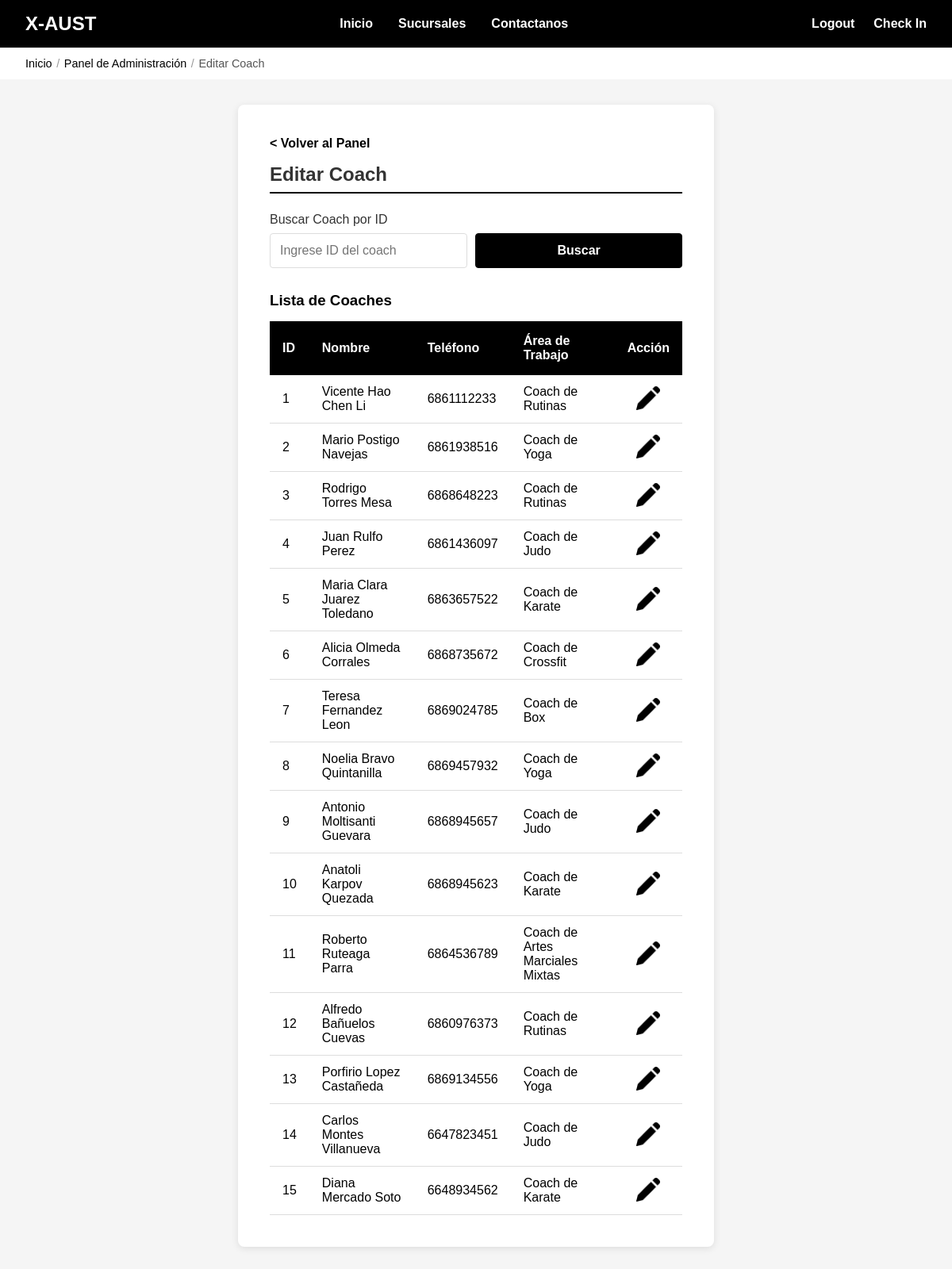
Page /admin/editarCoach.php on the committed database.
### tables this page shows
CREATE TABLE `Coach` (
  `idCoach` int NOT NULL AUTO_INCREMENT,
  `Nombres` varchar(100) NOT NULL,
  `Apellidos` varchar(100) NOT NULL,
  `Telefono` varchar(20) DEFAULT NULL,
  `areadeTrabajo` varchar(100) DEFAULT NULL,
  `Salario` decimal(10,2) DEFAULT NULL,
  `FechadeInicio` date NOT NULL,
  PRIMARY KEY (`idCoach`)
);

### admin/editarCoach.php (the view, shortened to what this page needs)
<?php
include '../conexion.php';
$con = mysqli_connect($host, $user, $pw, $db);
$coach = null;
$urlVolver = 'index.php';
$textoVolver = '< Volver al Panel';
$columnaOrdenar = isset($_GET['ordenar']) ? $_GET['ordenar'] : 'idCoach';
$ordenSQL = "ORDER BY " . $columnaOrdenar;
$coaches = mysqli_query($con, "SELECT idCoach, Nombres, Apellidos, Telefono, areadeTrabajo, Salario, FechadeInicio
                                FROM Coach
                                " . $ordenSQL);
?>
<!DOCTYPE html>
<html lang="es">
<head>
    <link href="../css/style.css" rel="stylesheet" />
    <link href="../css/admin.css" rel="stylesheet" />
</head>
<body>
    <header class="header-admin">
        <div class="nav-logo">
            <a href="index.php">X-AUST</a>
        </div>
        <ul class="nav-menu">
            <li><a href="../main/index.html">Inicio</a></li>
            <li><a href="../main/sucursales.html">Sucursales</a></li>
            <li><a href="../main/contactanos.html">Contactanos</a></li>
        </ul>
        <ul class="nav-acciones">
            <li><a href="../main/login.html">Logout</a></li>
            <li><a href="../main/checkIn.php">Check In</a></li>
        </ul>
    </header>
    <nav class="breadcrumb">
        <a href="../main/login.html">Inicio</a>
        <span class="breadcrumb-separator">/</span>
        <a href="index.php">Panel de Administración</a>
        <span class="breadcrumb-separator">/</span>
        <span>Editar Coach</span>
    </nav>
    <main class="form-container">
        <div class="form-wrapper">
            <a href="<?php echo htmlspecialchars($urlVolver); ?>" class="back-link"><?php echo htmlspecialchars($textoVolver); ?></a>
            <h2>Editar Coach</h2>
            <?php if (!$coach): ?>
                <div class="form-group">
                    <label for="buscar_coach">Buscar Coach por ID</label>
                    <form method="GET" style="display: flex; gap: 10px;">
                        <input type="number" id="buscar_coach" name="id" placeholder="Ingrese ID del coach" required min="1">
                        <button type="submit" class="btn-submit">Buscar</button>
                    </form>
                </div>
                <div style="margin-top: 30px;">
                    <h3>Lista de Coaches</h3>
                    <?php if ($coaches && mysqli_num_rows($coaches) > 0): ?>
                        <table style="width: 100%; margin-top: 15px;">
                            <thead>
                                <tr>
                                    <th data-columna="idCoach">ID</th>
                                    <th data-columna="Nombres">Nombre</th>
                                    <th data-columna="Telefono">Teléfono</th>
                                    <th data-columna="areadeTrabajo">Área de Trabajo</th>
                                    <th>Acción</th>
                                </tr>
                            </thead>
                            <tbody>
                                <?php while($c = mysqli_fetch_assoc($coaches)): ?>
                                    <tr>
                                        <td><?php echo htmlspecialchars($c['idCoach']); ?></td>
                                        <td><?php echo htmlspecialchars($c['Nombres'] . ' ' . $c['Apellidos']); ?></td>
                                        <td><?php echo htmlspecialchars($c['Telefono']); ?></td>
                                        <td><?php echo htmlspecialchars($c['areadeTrabajo']); ?></td>
                                        <td class="tabla-acciones">
                                            <a href="?id=<?php echo $c['idCoach']; ?>&from=editarCoach" class="table-icon-btn-lg">
                                                <img src="../assets/editar.png" alt="Editar coach" class="table-icon-icon-lg">
                                            </a>
                                        </td>
                                    </tr>
                                <?php endwhile; ?>
                            </tbody>
                        </table>
                    <?php else: ?>
                        <p>No hay coaches registrados.</p>
                    <?php endif; ?>
                </div>
            <?php endif; ?>
        </div>
    </main>
</body>
</html>

### css/style.css (style rules this page uses)
* { margin: 0; padding: 0; box-sizing: border-box; }
body { font-family: Arial, sans-serif; }
header { color: #FFFFFF; display: flex; align-items: center; justify-content: space-between; padding: 1rem 2rem; width: 100%; }
header.header-admin { background-color: #000000; }
.nav-logo { flex: 0 0 auto; }
.nav-logo a { color: #FFFFFF; text-decoration: none; font-size: 1.5rem; font-weight: bold; }
.nav-menu { display: flex; list-style: none; gap: 2rem; flex: 1; justify-content: center; align-items: center; }
.nav-menu li { text-decoration: none; color: #FFFFFF; cursor: pointer; transition: all 0.3s ease; font-weight: bold; }
.nav-menu a { color: inherit; text-decoration: none; }
.nav-acciones { display: flex; list-style: none; gap: 1.5rem; flex: 0 0 auto; align-items: center; }
.nav-acciones li { text-decoration: none; color: #FFFFFF; cursor: pointer; transition: all 0.3s ease; font-weight: bold; }
.nav-acciones li a { text-decoration: none; color: inherit; }
.btn-accion, .btn-secundario, .btn-contorno, .btn-submit, .btn-eliminar { display: inline-block; padding: 0.75rem 1.4rem; border-radius: 4px; font-weight: 700; text-decoration: none; transition: all 0.3s ease; text-align: center; cursor: pointer; font-family: inherit; border: 1px solid transparent; font-size: 1rem; }
.breadcrumb { margin: 0; padding: 0.75rem 2rem; font-size: 0.9rem; color: #555555; display: flex; align-items: center; flex-wrap: wrap; }
.breadcrumb a { color: #000000; text-decoration: none; font-weight: 500; }
.breadcrumb-separator { margin: 0 0.35rem; color: #999999; }
.back-link { display: inline-block; margin-bottom: 1rem; color: #000000; text-decoration: none; font-weight: bold; }
table { width: 100%; border-collapse: collapse; margin-top: 1rem; }
table thead tr { background-color: #000000; color: #FFFFFF; }
table th { padding: 1rem; text-align: left; font-weight: bold; }
table td { padding: 0.75rem 1rem; border-bottom: 1px solid #ddd; }
.form-container { min-height: calc(100vh - 80px); padding: 2rem; background-color: #f5f5f5; }
.form-wrapper { background-color: #FFFFFF; padding: 2.5rem; border-radius: 8px; box-shadow: 0 2px 10px rgba(0, 0, 0, 0.1); max-width: 600px; margin: 0 auto; }
.form-wrapper h2 { margin-top: 0; margin-bottom: 1.5rem; color: #333; border-bottom: 2px solid #000000; padding-bottom: 0.5rem; }
.form-group { margin-bottom: 1.5rem; }
.form-group label { display: block; margin-bottom: 0.5rem; color: #333; font-weight: 500; }
.form-group input, .form-group select, .form-group textarea { width: 100%; padding: 0.75rem; border: 1px solid #ddd; border-radius: 4px; font-size: 1rem; transition: border-color 0.3s ease; font-family: inherit; }
.btn-submit { background-color: #000000; color: #FFFFFF; border-color: #000000; width: 100%; }

### css/admin.css (style rules this page uses)
.tabla-acciones { text-align: center; }
.table-icon-btn-lg { width: 30px; height: 30px; padding: 0; font-size: 12px; display: inline-flex; align-items: center; justify-content: center; margin: 2px; background-color: transparent; color: inherit; border-radius: 4px; }
.table-icon-icon-lg { width: 30px !important; height: 30px !important; }

### rows in the picture
coach: idCoach "1", Nombres+Apellidos "Vicente Hao Chen Li", Telefono "6861112233", areadeTrabajo "Coach de Rutinas"
coach: idCoach "2", Nombres+Apellidos "Mario Postigo Navejas", Telefono "6861938516", areadeTrabajo "Coach de Yoga"
coach: idCoach "3", Nombres+Apellidos "Rodrigo Torres Mesa", Telefono "6868648223", areadeTrabajo "Coach de Rutinas"
coach: idCoach "4", Nombres+Apellidos "Juan Rulfo Perez", Telefono "6861436097", areadeTrabajo "Coach de Judo"
coach: idCoach "5", Nombres+Apellidos "Maria Clara Juarez Toledano", Telefono "6863657522", areadeTrabajo "Coach de Karate"
coach: idCoach "6", Nombres+Apellidos "Alicia Olmeda Corrales", Telefono "6868735672", areadeTrabajo "Coach de Crossfit"
coach: idCoach "7", Nombres+Apellidos "Teresa Fernandez Leon", Telefono "6869024785", areadeTrabajo "Coach de Box"
coach: idCoach "8", Nombres+Apellidos "Noelia Bravo Quintanilla", Telefono "6869457932", areadeTrabajo "Coach de Yoga"
coach: idCoach "9", Nombres+Apellidos "Antonio Moltisanti Guevara", Telefono "6868945657", areadeTrabajo "Coach de Judo"
coach: idCoach "10", Nombres+Apellidos "Anatoli Karpov Quezada", Telefono "6868945623", areadeTrabajo "Coach de Karate"
coach: idCoach "11", Nombres+Apellidos "Roberto Ruteaga Parra", Telefono "6864536789", areadeTrabajo "Coach de Artes Marciales Mixtas"
coach: idCoach "12", Nombres+Apellidos "Alfredo Bañuelos Cuevas", Telefono "6860976373", areadeTrabajo "Coach de Rutinas"
coach: idCoach "13", Nombres+Apellidos "Porfirio Lopez Castañeda", Telefono "6869134556", areadeTrabajo "Coach de Yoga"
coach: idCoach "14", Nombres+Apellidos "Carlos Montes Villanueva", Telefono "6647823451", areadeTrabajo "Coach de Judo"
coach: idCoach "15", Nombres+Apellidos "Diana Mercado Soto", Telefono "6648934562", areadeTrabajo "Coach de Karate"

### other values in the picture
$textoVolver "< Volver al Panel"
